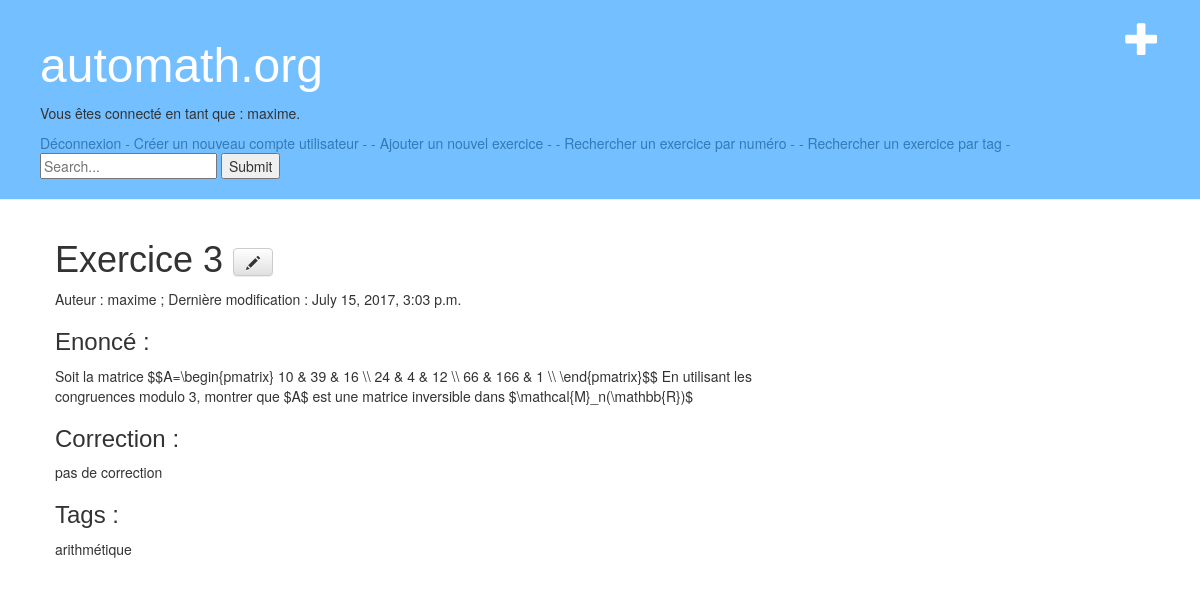
/exobase/3/ (signed in), run on the app's committed database.
### exobase/models.py (models this page shows, shortened)
class Exercice(models.Model):
    enonce_text = models.TextField()
    corrige_text = models.TextField(default="pas de correction")
    pub_date = models.DateTimeField('date published')
    tags = TaggableManager()
    author = models.ForeignKey(User)

### exobase/views.py (the view)
# urls.py: url(r'^(?P<exercice_id>[0-9]+)/$', views.detail, name='detail'),
def detail(request, exercice_id):
    exercice = get_object_or_404(Exercice, pk=exercice_id)
    return render(request, 'exobase/detail.html', {'exercice': exercice })

### exobase/templates/exobase/detail.html (shortened to what this page needs)
{% extends 'exobase/exercice_search.html' %}
{% block content %}
<h1> Exercice {{ exercice.id }}  {% if user.is_authenticated %}
 <a class="btn btn-default" href="{% url 'post_edit' pk=exercice.pk %}"><span class="glyphicon glyphicon-pencil"></span></a> {% endif %}
 </h1>
 <p> Auteur :   {{ exercice.author.username }} ; Dernière modification : {{ exercice.pub_date }} </p>
 <h3>Enoncé : </h3>
                {{ exercice.enonce_text|safe }}
<h3>Correction : </h3>
<p>
                {{ exercice.corrige_text }}
</p>
<h3>Tags : </h3>
<p>{{ exercice.tags.all|join:", "}}</p>
{% endblock %}

### exobase/templates/exobase/base.html (shortened to what this page needs)
{% load staticfiles %}
<html>
    <head>
        <link rel="stylesheet" href="//maxcdn.bootstrapcdn.com/bootstrap/3.2.0/css/bootstrap.min.css">
        <link rel="stylesheet" href="//maxcdn.bootstrapcdn.com/bootstrap/3.2.0/css/bootstrap-theme.min.css">
        <link rel="stylesheet" href="{% static 'exobase/style.css' %}">
    </head>
     <body>
    <div class="page-header">
    <a href="{% url 'post_new' %}" class="top-menu"><span class="glyphicon glyphicon-plus"></span></a>
        <h1><a href="/exobase/">automath.org</a></h1>
{% if user.is_authenticated %}
<p> Vous êtes connecté en tant que : {{ user.username }}. </p> <a href="/exobase/logout/">Déconnexion</a>
{% else %}
<a href="/exobase/login/"> - Connexion - </a>
{% endif %}
<a href="/exobase/register/"> - Créer un nouveau compte utilisateur - </a>
<a href="/exobase/new/">- Ajouter un nouvel exercice -</a>
<a href="/exobase/search/">- Rechercher un exercice par numéro -</a>
<a href="/exobase/search2/">- Rechercher un exercice par tag -</a>
<form type="get" action='/exobase/list/' style="margin: 0">
    <input  id="search_box" type="text" name="search_box"  placeholder="Search..." >
    <button id="search_submit" type="submit" >Submit</button>
</form>
    </div>
    <div class="content container">
        <div class="row">
            <div  class="col-md-8">
            {% block content %}
            {% endblock %}
            </div>
        </div>
    </div>
</body>
</html>

### exobase/static/exobase/style.css (style rules this page uses)
.page-header { background-color: #74bfff; margin-top: 0; padding: 20px 20px 20px 40px; }
.page-header h1, .page-header h1 a, .page-header h1 a:visited, .page-header h1 a:active { color: #ffffff; font-size: 36pt; text-decoration: none; }
.content { margin-left: 40px; }
h1, h2, h3, h4 { font-family: "Century Gothic", CenturyGothic, AppleGothic, sans-serif; }
.top-menu, .top-menu:hover, .top-menu:visited { color: #ffffff; float: right; font-size: 26pt; margin-right: 20px; }

### data on the page
Exercice: id "3", author.username "maxime", pub_date "July 15, 2017, 3:03 p.m.", enonce_text "Soit la matrice $$A=\\begin{pmatrix} 10 & 39 & 16 \\\\ 24 & 4 & 12 \\\\ 66 & 166 & 1 \\\\ \\end{pmatrix}$$ En utilisant les congruences modulo 3, montrer que $A$ est une matrice inversible dans $\\mathcal{M}_n(\\mathbb{R})$", corrige_text "pas de correction", tags.all "arithmétique"

### other printed values
{{ user.username }} "maxime"
